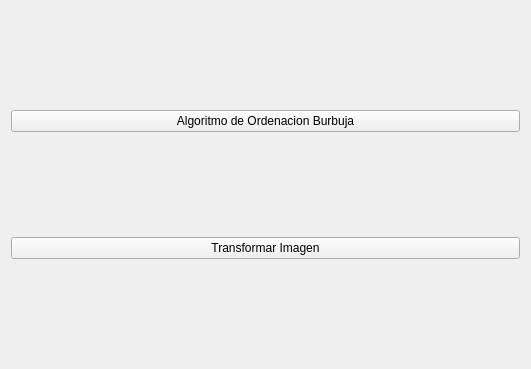
<?xml version="1.0" encoding="UTF-8"?>
<ui version="4.0">
 <class>MainWindow</class>
 <widget class="QMainWindow" name="MainWindow">
  <property name="geometry">
   <rect>
    <x>0</x>
    <y>0</y>
    <width>531</width>
    <height>369</height>
   </rect>
  </property>
  <property name="windowTitle">
   <string>BenchMark</string>
  </property>
  <widget class="QWidget" name="centralWidget">
   <layout class="QGridLayout" name="gridLayout">
    <item row="0" column="0">
     <widget class="QPushButton" name="pushButton">
      <property name="text">
       <string>Algoritmo de Ordenacion Burbuja</string>
      </property>
     </widget>
    </item>
    <item row="1" column="0">
     <widget class="QPushButton" name="pushButton_2">
      <property name="text">
       <string>Transformar Imagen</string>
      </property>
     </widget>
    </item>
   </layout>
  </widget>
 </widget>
 <layoutdefault spacing="6" margin="11"/>
 <resources/>
 <connections/>
</ui>
